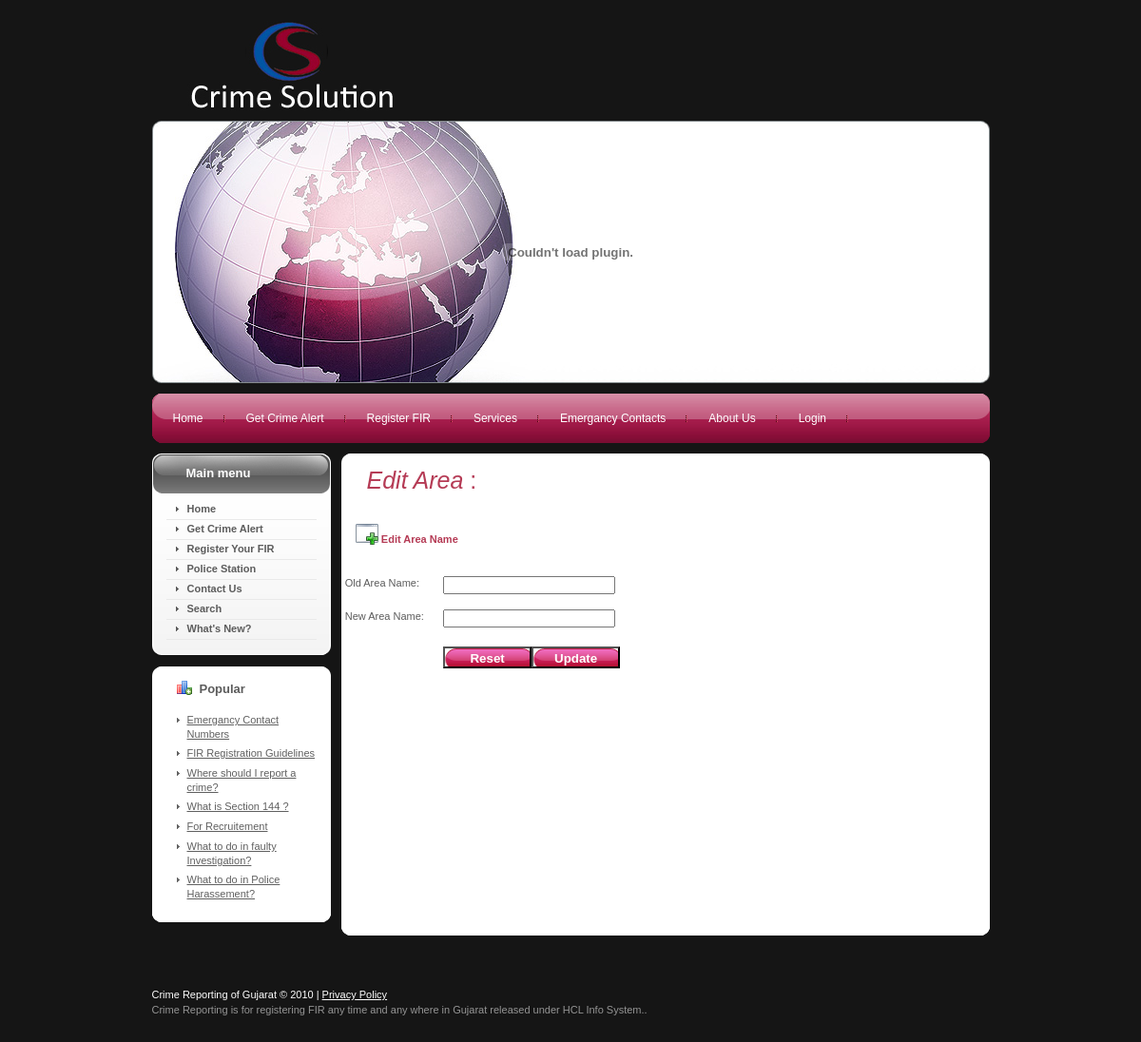
The page /editarea.php?areaname=Vasna on the database as committed earlier.
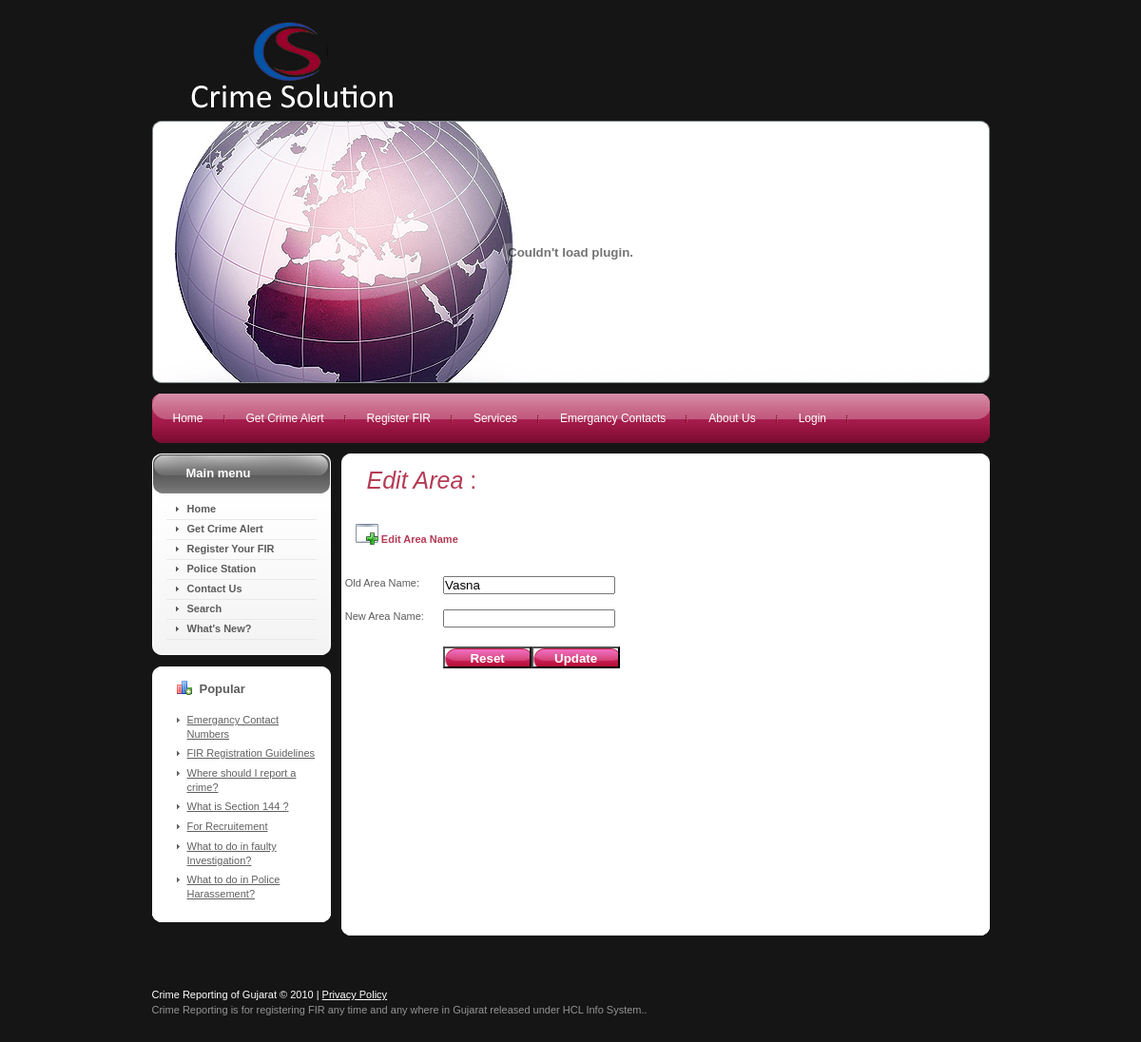
The same page on the database as committed later.
### tables this page shows
CREATE TABLE `mstr_area` (
  `area_id` int(10) unsigned NOT NULL AUTO_INCREMENT,
  `area_name` varchar(45) NOT NULL,
  `pincode` int(10) unsigned NOT NULL,
  `city_id` int(10) unsigned NOT NULL,
  PRIMARY KEY (`area_id`),
  KEY `FK_mstr_area_1` (`city_id`),
  CONSTRAINT `FK_mstr_area_1` FOREIGN KEY (`city_id`) REFERENCES `mstr_city` (`city_id`)
);

### editarea.php (the view, shortened to what this page needs)
<?php
include("header.php");
$areaname = $_GET['areaname'];
$selectQuery = "select *from mstr_area where area_name = '".$areaname."' ";
$rs = mysql_query($selectQuery);
$record = mysql_fetch_array($rs);
?>
<div id="content">
  <div class="clear">
<div id="left">
    <div class="left-indent"><div class="clear">
    <div class="wrapper-box module_menu"><div class="border-top"><div class="border-bottom">
    <div class="border-left"><div class="border-right"><div class="corner-top-left">
    <div class="corner-top-right"><div class="corner-bottom-left">
    <div class="corner-bottom-right clear">
	<div class="wrapper-box-indent">
    <div class="box-title">
    <div class="border1-top">
    <div class="border1-bottom">
    <div class="border1-left">
    <div class="border1-right">
    <div class="corner1-top-left">
    <div class="corner1-top-right">
    <div class="corner1-bottom-left">
    <div class="corner1-bottom-right clear">
	<h3>Main menu</h3>
	</div>
	</div>
	</div>
	</div>
	</div>
	</div>
	</div>
	</div>
	</div>
    <div class="main-box">
    <div class="clear">
	<ul class="menu">
	                 <li id="current" class="active item1">	<a href=""><span>Home</span></a></li>
	                 <li class="item2"><a href=""><span>Get Crime Alert </span></a></li>
					 <li class="item59"><a href="">Register Your FIR </a></li>
					 <li class="item60"><a href="">Police Station </a></li>
					 <li class="item61"><a href=""><span>Contact Us</span></a></li>
					 <li class="item62"><a href=""><span>Search</span></a></li>
					 <li class="item63"><a href=""><span>What's New? </span></a></li>
	</ul>
	</div>
    </div>
    </div>
    </div>
	</div>
	</div>
	</div>
	</div>
	</div>
	</div>
	</div>
    </div>
	<div class="wrapper-box module s1">
	<div class="border-top">
	<div class="border-bottom">
	<div class="border-left">
	<div class="border-right">
	<div class="corner-top-left">
	<div class="corner-top-right">
	<div class="corner-bottom-left">
	<div class="corner-bottom-right clear">
	<div class="wrapper-box-indent">
	<div class="box-title">
    <div class="border1-top">
	<div class="border1-bottom">
	<div class="border1-left">
	<div class="border1-right">
	<div class="corner1-top-left">
	<div class="corner1-top-right">
	<div class="corner1-bottom-left">
	<div class="corner1-bottom-right clear">
	<h3>Popular</h3>
	</div>
	</div>
	</div>
	</div>
	</div>
	</div>
	</div>
	</div>
	</div>
	<div class="main-box">
	<div class="clear">
	  <ul class="mostread s1">
	    <li class="mostread s1"><a href="" class="mostread s1">Emergancy Contact Numbers</a></li>
	    <li class="mostread s1"><a href="" class="mostread s1">FIR Registration Guidelines</a></li>
		<li class="mostread s1"><a 	href=""	class="mostread s1"> Where should I report a crime? </a></li>
		<li class="mostread s1"><a 	href=""	class="mostread s1">What is Section 144 ?</a></li>
		<li class="mostread s1"><a 	href=""	class="mostread s1">For Recruitement </a></li>
		<li class="mostread s1"><a 	href=""	class="mostread s1">What to do in faulty Investigation?</a></li>
		<li class="mostread s1"><a 	href=""	class="mostread s1">What to do in Police Harassement?</a></li>
		</ul>
	</div>
	</div>
	</div>
	</div>
	</div>
	</div>
	</div>
	</div>
	</div>
	</div>
	</div>
	</div>
	</div>
	</div>
	</div>
<body>
<div id="container" class="wrapper-container">
       <div class="corner-top-left">
       <div class="corner-top-right">
       <div class="corner-bottom-left">
       <div class="corner-bottom-right">
<h1><span class="componentheading"><em>Edit Area </em>:</span></h1>
<p>&nbsp;</p>
<form name="editarea" action="updatearea.php" method="post">
<table width="67%" border="0" bgcolor="#FFFFFF">
<tr>
	<td colspan="6" height="36" align="left" valign="middle" class="rowBorder">&nbsp;&nbsp;&nbsp;&nbsp;
		<img src="images/view.png" align="absbottom"/> <span class="highlight">Edit Area Name </span></td>
	<td width="1%"></span><td width="1%"></td>
</tr>
<tr>
	<td height="20" colspan="4"></td>
</tr>
<tr>
	<td width="1%" height="35">&nbsp;</td>
  	<td width="27%" class="formField"><span class="style4 tableHeading style2">Old Area Name</span>:</td>
	<td width="23%" ><input  readonly="yes" type="text" id="area" name="area" value="<?php echo $record["area_name"]; ?>"/>
				</td>
	<td width="45%"><font color="#FF0000"><div id="messageSecond"></div></font></td>
</tr>
<tr>
	<td width="1%" height="34">&nbsp;</td>
  	<td width="27%" class="formField">New Area Name: </td>
	<td width="23%" >
	<input type="text" id="newareaname" name="newareaname" />
				</td>
	<td width="45%">&nbsp;</td>
</tr>
<tr>
	<td height="5" colspan="4"></td>
</tr>
<tr>
	<td width="1%">&nbsp;</td>
  	<td width="27%"></td>
	<td colspan="2" ><input name="reset" type="reset" class="header-button"  id="reset" value="Reset"/>
	<input name="update" type="submit" class="header-button"  id="update" value="Update"/></td>
</tr>
<tr>
	<td height="207" colspan="4"></td>
</tr>
</table>
  <p>&nbsp;</p>
  <p>&nbsp;</p>
  <p>
    </div>
    </div>
    </div>
    </div>
    </div>
  <p>&nbsp;</p>
	<?php include("footer.php"); ?>
</body>
</html>

Rows that differ between the two databases and show on the page:
added mstr_area: area "Vasna"
